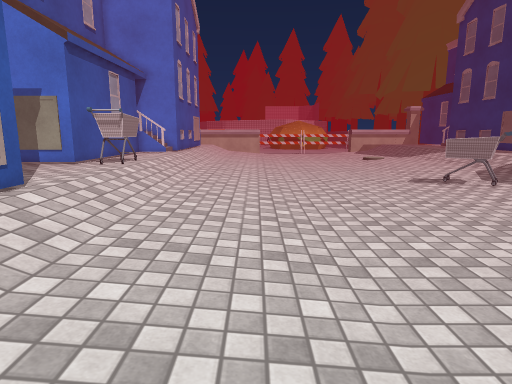
[1] (above)

19 first-person views from a walk through a 3-D level made in the Unity game engine. The camera is 1.3 m above the floor, tilts 10° down and sees 75° across. The floor is counted in squares, 0.5 m on a side. Each view is taken from the middle of a square. On the plan, view 1 faces up. The plan holds only what a view shows up to about 20 squares ahead; the rest is blank. The place goes on beyond the plan. The player is left out. Some surface patterns are stand-ins.

[2]
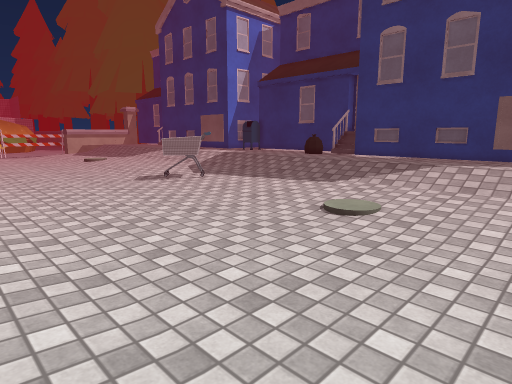

[3]
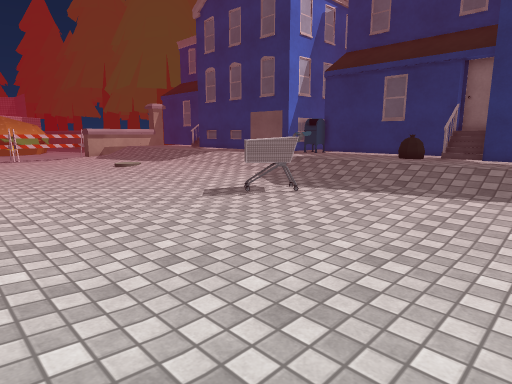

[4]
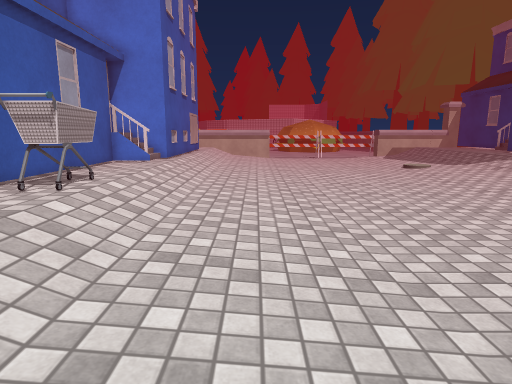

[5]
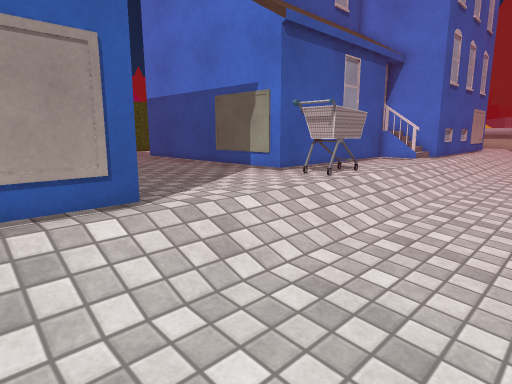

[6]
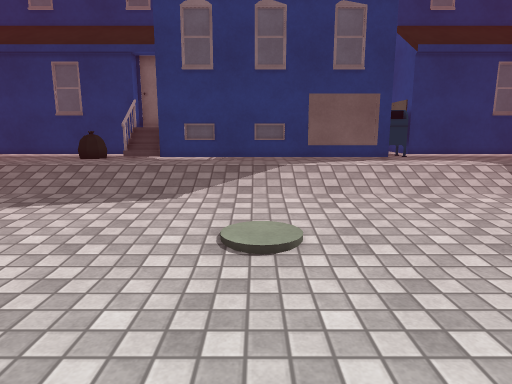

[7]
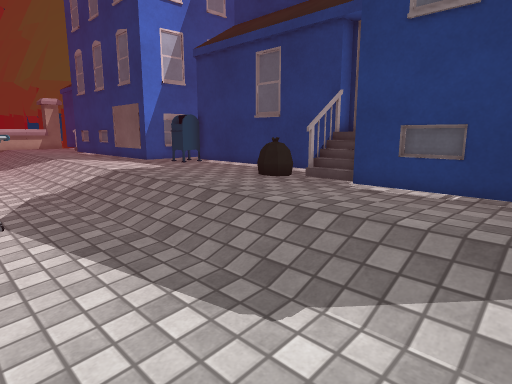

[8]
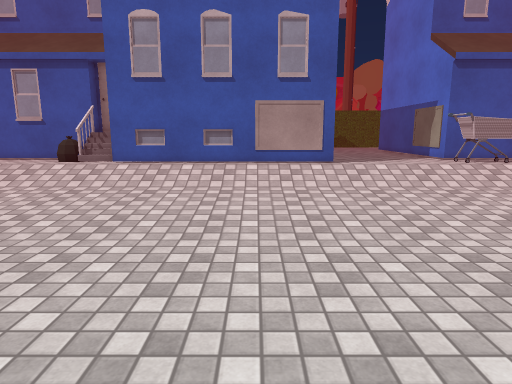

[9]
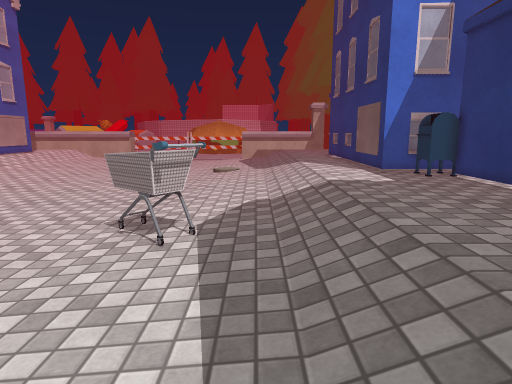

[10]
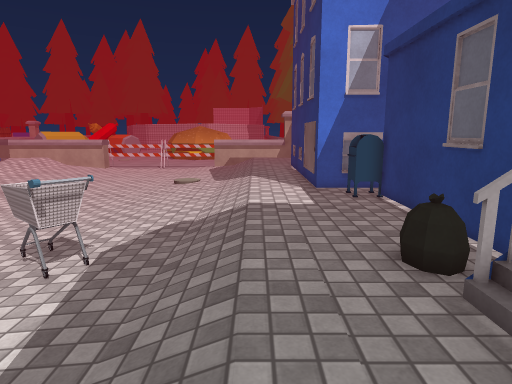

[11]
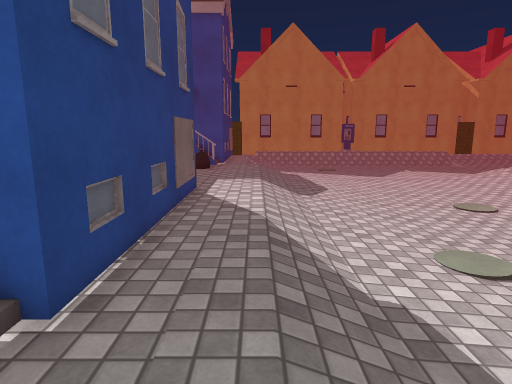

[12]
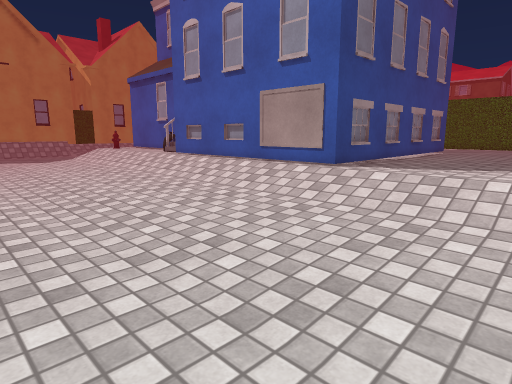

[13]
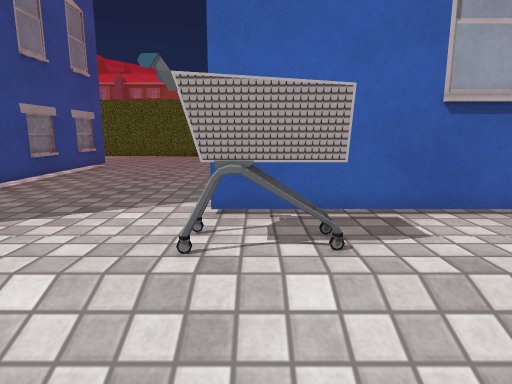

[14]
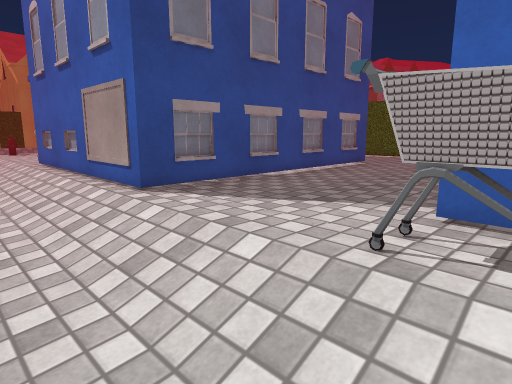

[15]
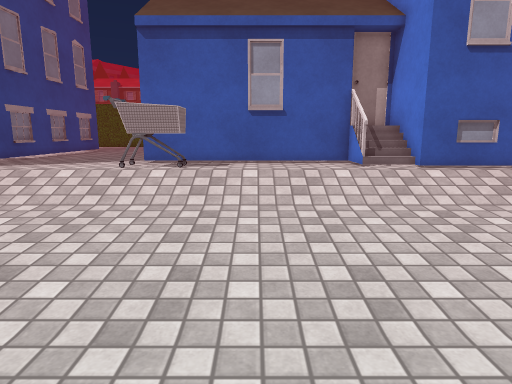

[16]
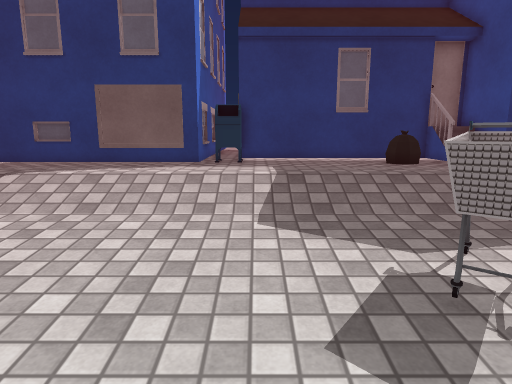

[17]
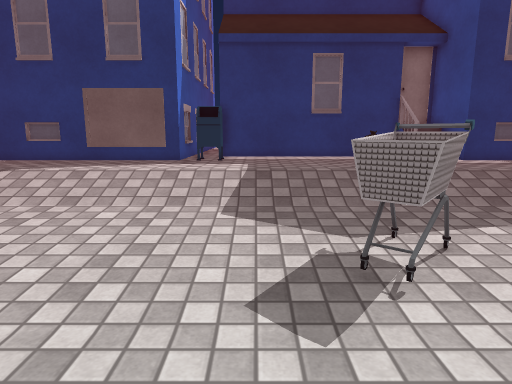

[18]
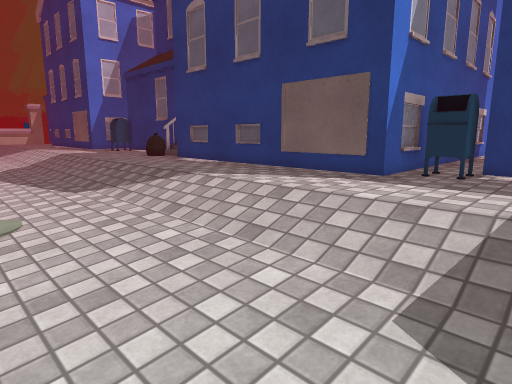

[19]
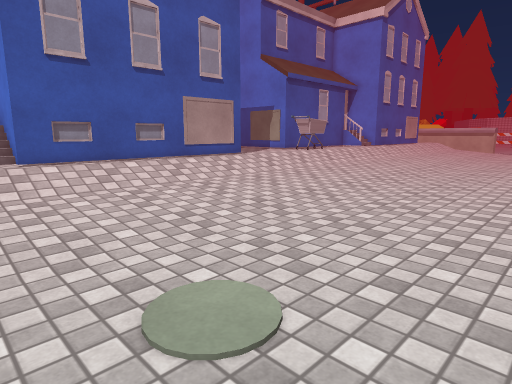

### Floor plan
Key: @ floor where view 1 was taken; # wall or solid block; . main floor; : floor 0.25 m higher than the main floor; + floor 0.5 m higher than the main floor; * floor 1.25 m higher than the main floor; / step, stairs or slope; B building; C cart; M mailbox; O other object.
Columns run from 19 left of view 1 to 23 right of it. Each row starts with its distance up from view 1.
 28             ##+::. .......       ::/+++#
 27          #####+::................::/+++#
 26          #*////::................::/+++B
 25          #BBB+/::................::/+++B
 24          ##+++/::................::/+++####
 23           #+++/::................::/+++#MM#
 22           #+++/::................::/++++MM
 21           #+++/::................::/+++++#
 20           #+++/::................::/+++++#
 19           #+++/::................::/+++++#
 18           # CC+::............CC..::/+++++#
 17           # CC+::............CCCC::/+++++#
 16 ###########CCC+::.............CC.::/+++++#
 15  +++++++++++++/::................::/+++OO#
 14 ++++++++++++++/::................::/+++OO##
 13 ++++++++++++++/::................::/+++BBB#
 12 ++++++++++++++/::................::/+++// B
 11 ++++++++++++++/::................::/+++####
 10 ++++++++++++++/::................::/+++#
  9 #B#########B##+::................::/+++#
  8              B+::................::/+++#
  7              B+::................::/+++#
  6              B+::................::/+++#
  5              B+::................::/+++#
  4              B+::................::/+++#
  3             #B+::................::/+++#
  2             ##+::................::/+++#
  1             ##+::................::/+++#
  0             #B+::..@.............::/+++####
 -1             #B+::................::/+++#BMM
 -2            ###+::................::/+++++MM
 -3             ///::................::/+++++#B
 -4          BBBB+/::................::/+++++#
 -5           #O++/::..... ..   ..  .:: +++++#

Where each view was taken, in squares from view 1:
view 1: 0 up, 0 right, facing up
view 2: 0 up, 0 right, facing up-right
view 3: 7 up, 0 right, facing up-right
view 4: 7 up, 1 left, facing up
view 5: 6 up, 0 right, facing up-left
view 6: 6 up, 3 right, facing right
view 7: 6 up, 11 right, facing up-right
view 8: 5 up, 11 right, facing left
view 9: 8 up, 14 right, facing up
view 10: 8 up, 17 right, facing up
view 11: 15 up, 17 right, facing down
view 12: 16 up, 5 right, facing down-left
view 13: 17 up, 2 left, facing left
view 14: 18 up, 2 left, facing down-left
view 15: 21 up, 6 right, facing left
view 16: 21 up, 6 right, facing right
view 17: 20 up, 5 right, facing right
view 18: 5 down, 10 right, facing up-right
view 19: 5 down, 9 right, facing up-left
